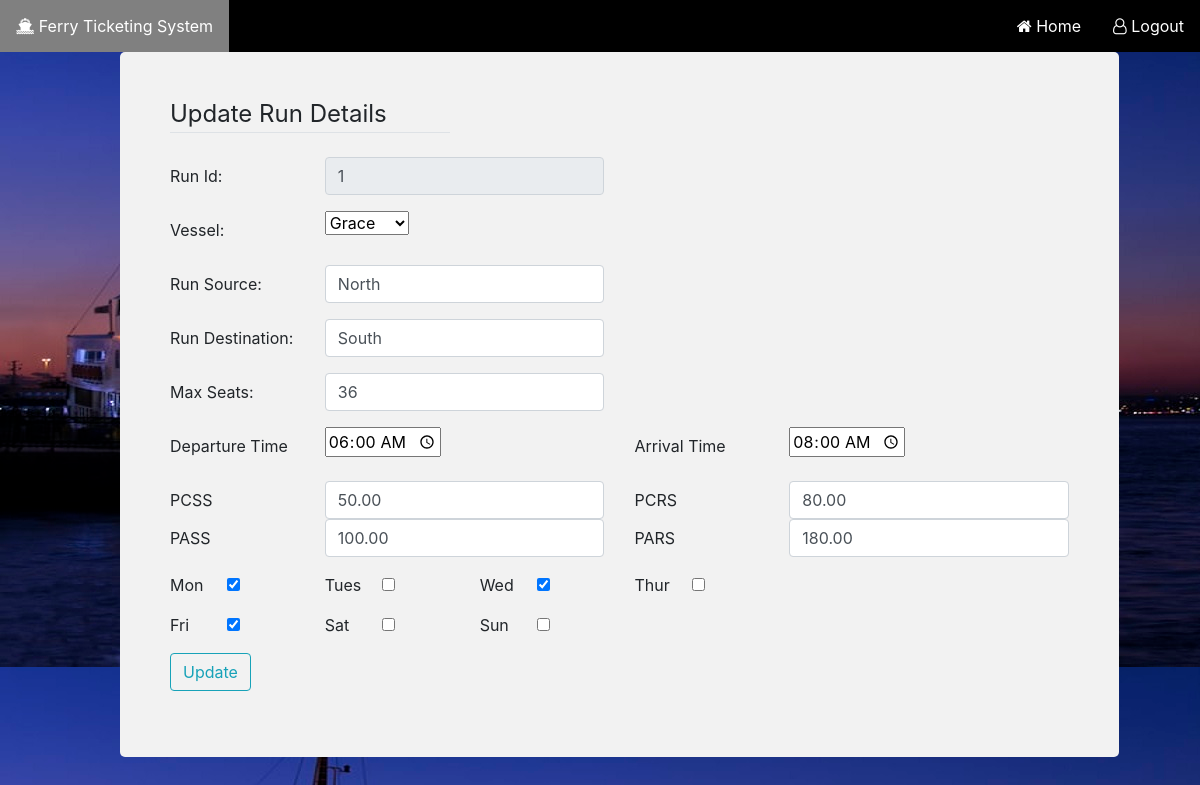
The app's page /editrun/1, older data.
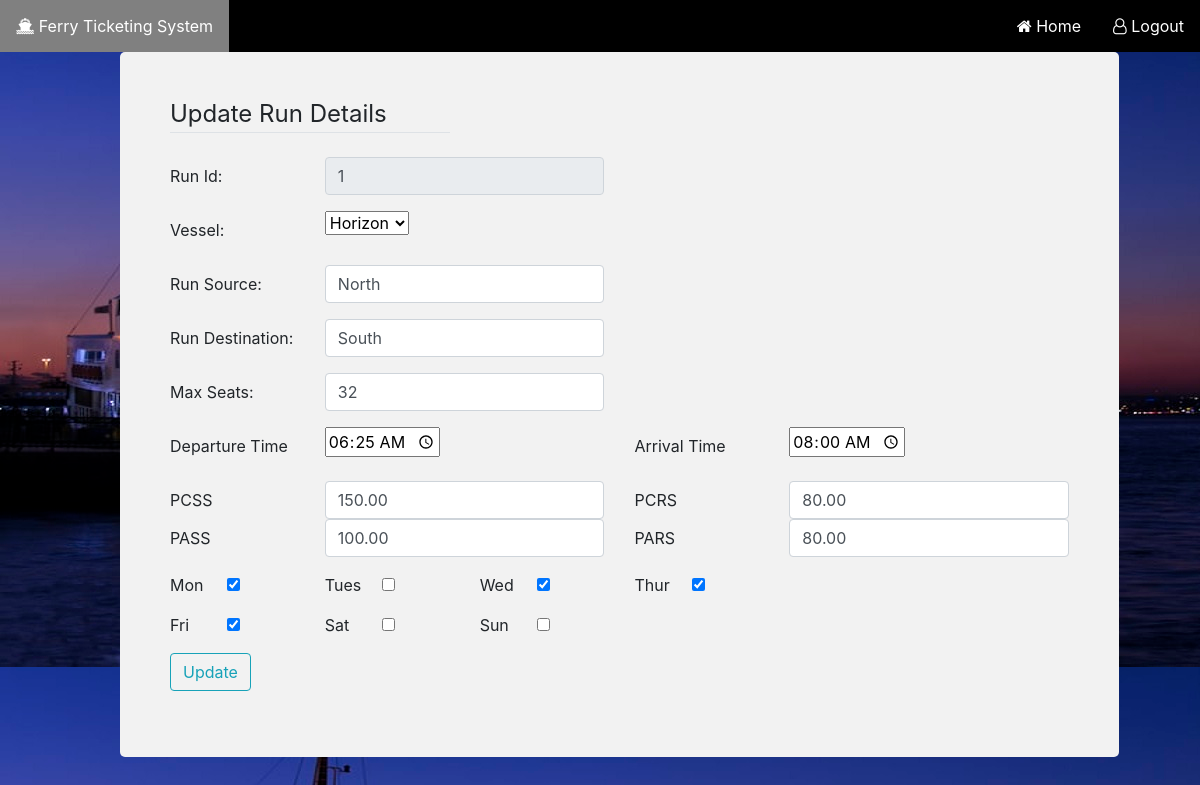
The same page, newer data.
### run/models.py (models this page shows)
class Run(models.Model):
    vessel_name = models.ForeignKey(Vessel, on_delete=models.SET_NULL,related_name='+',null=True)
    source = models.CharField(max_length=20, null=True)
    destination = models.CharField(max_length=20, null=True)
    departure_time = models.TimeField(null=True)
    arrival_time = models.TimeField(null=True)
    PASS = models.DecimalField(null=True, max_digits=10, decimal_places=2)
    PARS = models.DecimalField(null=True, max_digits=10, decimal_places=2)
    PCSS = models.DecimalField(null=True, max_digits=10, decimal_places=2)
    PCRS = models.DecimalField(null=True, max_digits=10, decimal_places=2)
    max_seats = models.PositiveIntegerField(null=True)
    Mon = models.BooleanField(default=False)
    Tue = models.BooleanField(default=False)
    Wed = models.BooleanField(default=False)
    Thu = models.BooleanField(default=False)
    Fri = models.BooleanField(default=False)
    Sat = models.BooleanField(default=False)
    Sun = models.BooleanField(default=False)

### vessel/models.py (models this page shows)
class Vessel(models.Model):
    vessel_name = models.CharField(max_length=30)
    def __str__(self):
        return self.vessel_name

### run/views.py (the view)
# urls.py: path('editrun/<int:id>',edit_run),
def edit_run(request, id):
    run = Run.objects.get(id=id)
    vessels=Vessel.objects.all()
    print(request.POST)
    form = RunForm(request.POST, instance = run)
    if request.method == "POST":
        if form.is_valid():
            form.save()
            return redirect("/runs")
        else:
            print(form.errors)
    return render(request, 'editrun.html', {'run': run, 'vessels': vessels})

### templates/editrun.html (shortened to what the changed rows need)
{% extends 'admin_base.html' %}
{% load static from static %}
{% block content %}
<body>
<div class="form" >
<div class='container'>
    <div class='row'>
<div class="col-md-12">
 <form method="POST" class="post-form">
  <div class="container">
 <br>
  <div class="form-group row">
  <div class="col-sm-4">
   <input type="text" class="form-control" name="id" id="id_id" maxlength="20" value="{{ run.id }}" readonly>
  </div>
   </div>
   <div class="form-group row">
        <div class="col-sm-4">
            <select name="vessel_name">
                <option value="{{ run.vessel_name_id }}">{{ run.vessel_name }}</option>
            </select>
        </div>
    </div>
   <div class="form-group row">
  <div class="col-sm-4">
   <input type="text" class="form-control" name="source" id="id_source" maxlength="120" value="{{ run.source }}" />
  </div>
   </div>
  <div class="form-group row">
  <div class="col-sm-4">
   <input type="text" class="form-control" name="destination" id="id_content" maxlength="200" value="{{ run.destination }}" />
  </div>
   </div>
   <div class="form-group row">
    <div class="col-sm-4">
     <input type="text" class="form-control" name="max_seats" id="id_content" maxlength="200" value="{{ run.max_seats }}" />
    </div>
    </div>
   <div class="form-group row">
    <div class="col-sm-4">
        <input type="time" name="departure_time" id="id_content" value="{{ run.departure_time|time:'H:i:s'  }}" />
    </div>
    <div class="col-sm-4">
        <input type="time" name="arrival_time" id="id_content" value="{{ run.arrival_time|time:'H:i:s' }}"/>
    </div>
  </div>
   <div class="form-group row">
      <div class="col-sm-4">
        <input type="text" class="form-control" name="PCSS" id="id_content" maxlength="200" value="{{ run.PCSS }}" />
      </div>
      <div class="col-sm-4">
        <input type="text" class="form-control" name="PCRS" id="id_content" maxlength="200" value="{{ run.PCRS }}" />
      </div>
      <div class="col-sm-4">
        <input type="text" class="form-control" name="PASS" id="id_content" maxlength="200" value="{{ run.PASS }}" />
      </div>
      <div class="col-sm-4">
        <input type="text" class="form-control" name="PARS" id="id_content" maxlength="200" value="{{ run.PARS }}" />
      </div>
   </div>
   <div class="form-group row">
      <div class="col-sm-1">
        <input type="checkbox" class="form-check-input" name="Mon" id="id_active" {% if run.Mon %}checked{% endif %}/>
      </div>
    <div class="col-sm-1">
        <input type="checkbox" class="form-check-input" name="Tue" id="id_active" {% if run.Tue %}checked{% endif %}/>
    </div>
    <div class="col-sm-1">
        <input type="checkbox" class="form-check-input" name="Wed" id="id_active" {% if run.Wed %}checked{% endif %}/>
    </div>
    <div class="col-sm-1">
        <input type="checkbox" class="form-check-input" name="Thu" id="id_active" {% if run.Thu %}checked{% endif %}/>
    </div>
  </div>
  <div class="form-group row">
  <div class="col-sm-1">
    <input type="checkbox" class="form-check-input" name="Fri" id="id_active" {% if run.Fri %}checked{% endif %}/>
  </div>
  <div class="col-sm-1">
    <input type="checkbox" class="form-check-input" name="Sat" id="id_active" {% if run.Sat %}checked{% endif %}/>
  </div>
  <div class="col-sm-1">
    <input type="checkbox" class="form-check-input" name="Sun" id="id_active" {% if run.Sun %}checked{% endif %}/>
  </div>
  </div>
  </div>
 </form>
 </div>
</div>
 {% endblock content %}

Row changes from the older to the newer data that the page shows:
changed Run "North": vessel_name "Grace" → "Horizon"; max_seats "36" → "32"; departure_time "06:00:00" → "06:25:00"; PCSS "50.00" → "150.00"; PARS "180.00" → "80.00"; Thu "☐" → "☑"
